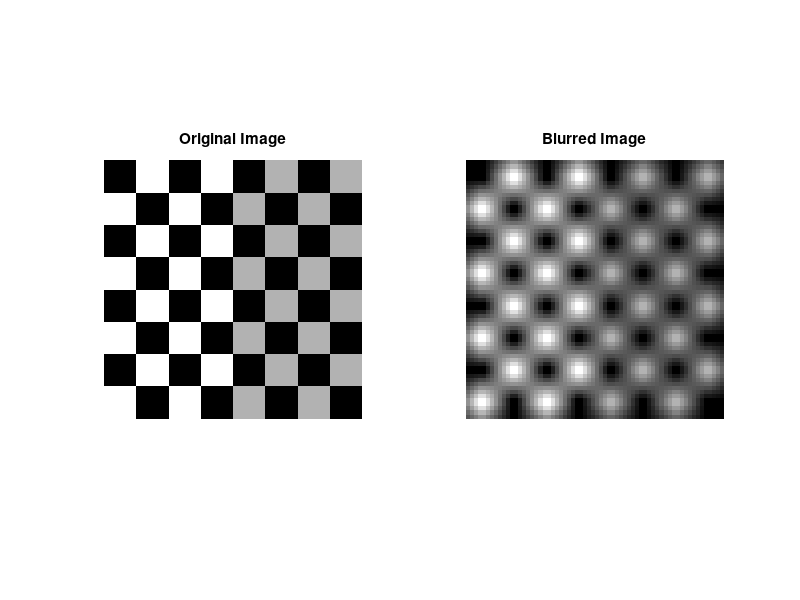
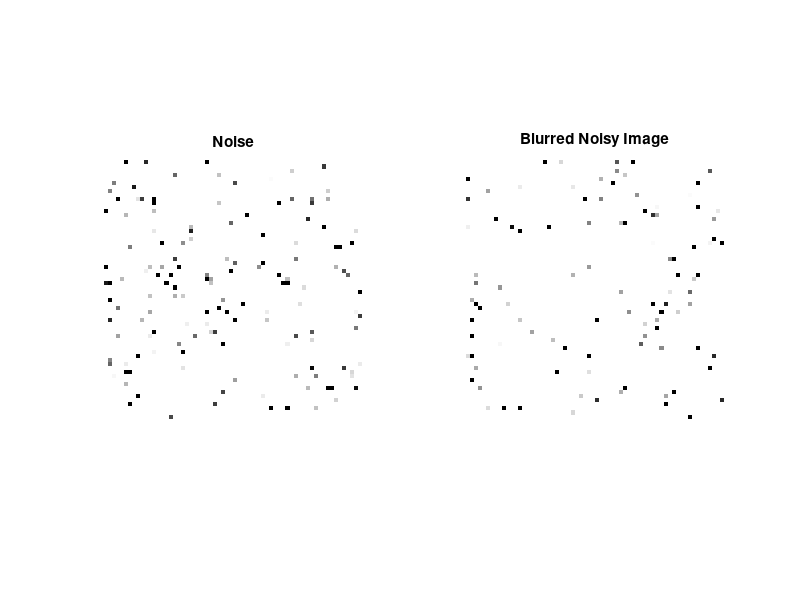

Recreate these plots in MATLAB, in order. (Note: this script raises an error after producing the figures.)
function Regular_filter()   %Regular filter Implementation

close all;
clc;

img = checkerboard(8);      % Reading the image
[m n]=size(img);
mn = m*n;

prompt = 'Enter the mean of the noise :';
noise_mean = input(prompt);

prompt = 'Enter the noise variance:';
noise_var = input(prompt);

figure; subplot(1,2,1);imshow(img); title('Original Image');

PSF = fspecial('gaussian',7,10);        % Creating a Point Spread Function
blurred  = imfilter(img,PSF);           % Creating a Blurred image.
subplot(1,2,2);imshow(blurred); title('Blurred Image');

% generating noise with specified variance and mean
noise = imnoise(zeros(size(img)),'gaussian',noise_mean,noise_var);
figure; subplot(1,2,1); imshow(noise); title('Noise');

% generating Blurred noisy image with specified variance and mean
blurred_noisy = imnoise(blurred, 'gaussian', noise_mean, noise_var);
subplot(1,2,2);imshow(blurred_noisy); title('Blurred Noisy Image');

% Noise Power
NP = noise_var*prod(size(img));

% Deblurring using Built in Function
[rest_img x]= deconvreg(blurred_noisy,PSF,NP);
figure;subplot(1,2,1);imshow(rest_img);title('Deblurred Image using Built In Function');

% To Implement image in Frequency Domain

% Taking the FFT of PF
H = psf2otf(PSF,size(img));
h2 = abs(H).^2;

% Creating Laplacian Mask 
p = [0 1 0;1 -4 1;0 1 0];
P = fft2(p,64,64);
P2 = abs(P).^2;
x = h2 + (0.05*P2);
y = conj(H)./x;
res = y.*fft2(blurred_noisy);

subplot(1,2,2);imshow(ifft2(ifftshift(res))); title('Deblurred Image - using Formula');
end